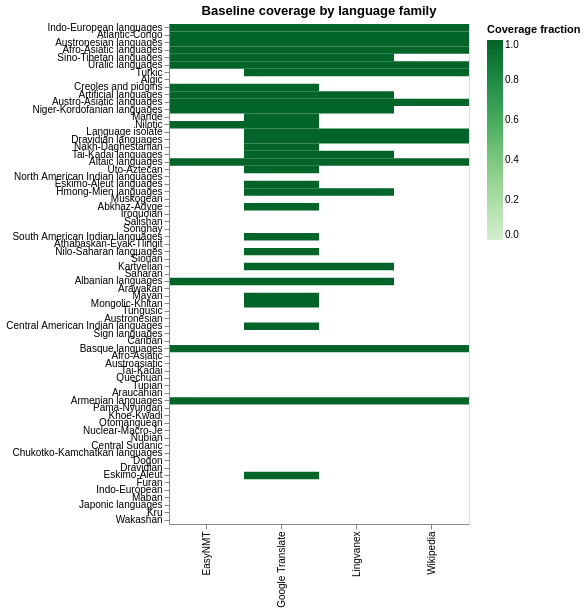

The code cell stored with this chart in its notebook:
### Code cell
# Coverage heatmap: service × language family
fam_rows = []
for svc, col in BASELINE_SERVICES.items():
    if col not in df.columns:
        continue
    grp = df.groupby("language_family")[col].agg(
        total="count",
        covered=lambda x: x.notna().sum(),
    ).reset_index()
    grp["Service"] = svc
    grp["pct"] = grp["covered"] / grp["total"]
    fam_rows.append(grp)

fam_df = pd.concat(fam_rows, ignore_index=True)

# Sort families by total language count (descending)
fam_totals = df.groupby("language_family")["language_code"].nunique().sort_values(ascending=False)
fam_order = fam_totals.index.tolist()

heatmap = alt.Chart(fam_df).mark_rect().encode(
    x=alt.X("Service:N", title=None),
    y=alt.Y("language_family:N", sort=fam_order, title=None),
    color=alt.Color(
        "pct:Q",
        scale=alt.Scale(scheme="greens", domain=[0, 1]),
        title="Coverage fraction",
    ),
    tooltip=[
        alt.Tooltip("Service:N"),
        alt.Tooltip("language_family:N", title="Family"),
        alt.Tooltip("covered:Q", title="Covered"),
        alt.Tooltip("total:Q", title="Total in family"),
        alt.Tooltip("pct:Q", title="Coverage", format=".0%"),
    ],
).properties(
    title="Baseline coverage by language family",
    width=300,
    height=500,
)
heatmap

### Figure 1 — Vega specification as saved in the notebook (floating-point values rounded to 4 significant figures)
{"$schema": "https://vega.github.io/schema/vega/v6.json", "data": [{"name": "source_0"}, {"name": "data_0", "values": [{"Service": "Wikipedia", "covered": 2, "language_family": "Afro-Asiatic languages", "pct": 1.0, "total": 2}, {"Service": "Wikipedia", "covered": 1, "language_family": "Altaic languages", "pct": 1.0, "total": 1}, {"Service": "Wikipedia", "covered": 1, "language_family": "Armenian languages", "pct": 1.0, "total": 1}, {"Service": "Wikipedia", "covered": 1, "language_family": "Atlantic-Congo", "pct": 1.0, "total": 1}, {"Service": "Wikipedia", "covered": 1, "language_family": "Austro-Asiatic languages", "pct": 1.0, "total": 1}, {"Service": "Wikipedia", "covered": 1, "language_family": "Austronesian languages", "pct": 1.0, "total": 1}, {"Service": "Wikipedia", "covered": 1, "language_family": "Basque languages", "pct": 1.0, "total": 1}, {"Service": "Wikipedia", "covered": 1, "language_family": "Dravidian languages", "pct": 1.0, "total": 1}, {"Service": "Wikipedia", "covered": 21, "language_family": "Indo-European languages", "pct": 1.0, "total": 21}, {"Service": "Wikipedia", "covered": 1, "language_family": "Language isolate", "pct": 1.0, "total": 1}, {"Service": "Wikipedia", "covered": 1, "language_family": "Turkic", "pct": 1.0, "total": 1}, {"Service": "Wikipedia", "covered": 3, "language_family": "Uralic languages", "pct": 1.0, "total": 3}, {"Service": "Google Translate", "covered": 1, "language_family": "Abkhaz-Adyge", "pct": 1.0, "total": 1}, {"Service": "Google Translate", "covered": 7, "language_family": "Afro-Asiatic languages", "pct": 1.0, "total": 7}, {"Service": "Google Translate", "covered": 1, "language_family": "Albanian languages", "pct": 1.0, "total": 1}, {"Service": "Google Translate", "covered": 4, "language_family": "Altaic languages", "pct": 1.0, "total": 4}, {"Service": "Google Translate", "covered": 1, "language_family": "Armenian languages", "pct": 1.0, "total": 1}, {"Service": "Google Translate", "covered": 1, "language_family": "Artificial languages", "pct": 1.0, "total": 1}, {"Service": "Google Translate", "covered": 29, "language_family": "Atlantic-Congo", "pct": 1.0, "total": 29}, {"Service": "Google Translate", "covered": 3, "language_family": "Austro-Asiatic languages", "pct": 1.0, "total": 3}, {"Service": "Google Translate", "covered": 31, "language_family": "Austronesian languages", "pct": 1.0, "total": 31}, {"Service": "Google Translate", "covered": 1, "language_family": "Basque languages", "pct": 1.0, "total": 1}, {"Service": "Google Translate", "covered": 1, "language_family": "Central American Indian languages", "pct": 1.0, "total": 1}, {"Service": "Google Translate", "covered": 6, "language_family": "Creoles and pidgins", "pct": 1.0, "total": 6}, {"Service": "Google Translate", "covered": 4, "language_family": "Dravidian languages", "pct": 1.0, "total": 4}, {"Service": "Google Translate", "covered": 1, "language_family": "Eskimo-Aleut", "pct": 1.0, "total": 1}, {"Service": "Google Translate", "covered": 2, "language_family": "Eskimo-Aleut languages", "pct": 1.0, "total": 2}, {"Service": "Google Translate", "covered": 1, "language_family": "Hmong-Mien languages", "pct": 1.0, "total": 1}, {"Service": "Google Translate", "covered": 85, "language_family": "Indo-European languages", "pct": 1.0, "total": 85}, {"Service": "Google Translate", "covered": 1, "language_family": "Kartvelian", "pct": 1.0, "total": 1}, {"Service": "Google Translate", "covered": 1, "language_family": "Language isolate", "pct": 1.0, "total": 1}, {"Service": "Google Translate", "covered": 3, "language_family": "Mande", "pct": 1.0, "total": 3}, {"Service": "Google Translate", "covered": 1, "language_family": "Mayan", "pct": 1.0, "total": 1}, {"Service": "Google Translate", "covered": 1, "language_family": "Mongolic-Khitan", "pct": 1.0, "total": 1}, {"Service": "Google Translate", "covered": 2, "language_family": "Nakh-Daghestanian", "pct": 1.0, "total": 2}, {"Service": "Google Translate", "covered": 6, "language_family": "Niger-Kordofanian languages", "pct": 1.0, "total": 6}, {"Service": "Google Translate", "covered": 2, "language_family": "Nilo-Saharan languages", "pct": 1.0, "total": 2}, {"Service": "Google Translate", "covered": 3, "language_family": "Nilotic", "pct": 1.0, "total": 3}, {"Service": "Google Translate", "covered": 8, "language_family": "Sino-Tibetan languages", "pct": 1.0, "total": 8}, {"Service": "Google Translate", "covered": 3, "language_family": "South American Indian languages", "pct": 1.0, "total": 3}, {"Service": "Google Translate", "covered": 1, "language_family": "Tai-Kadai languages", "pct": 1.0, "total": 1}, {"Service": "Google Translate", "covered": 10, "language_family": "Turkic", "pct": 1.0, "total": 10}, {"Service": "Google Translate", "covered": 7, "language_family": "Uralic languages", "pct": 1.0, "total": 7}, {"Service": "Google Translate", "covered": 1, "language_family": "Uto-Aztecan", "pct": 1.0, "total": 1}, {"Service": "EasyNMT", "covered": 5, "language_family": "Afro-Asiatic languages", "pct": 1.0, "total": 5}, {"Service": "EasyNMT", "covered": 1, "language_family": "Albanian languages", "pct": 1.0, "total": 1}, {"Service": "EasyNMT", "covered": 1, "language_family": "Altaic languages", "pct": 1.0, "total": 1}, {"Service": "EasyNMT", "covered": 1, "language_family": "Armenian languages", "pct": 1.0, "total": 1}, {"Service": "EasyNMT", "covered": 1, "language_family": "Artificial languages", "pct": 1.0, "total": 1}, {"Service": "EasyNMT", "covered": 26, "language_family": "Atlantic-Congo", "pct": 1.0, "total": 26}, {"Service": "EasyNMT", "covered": 1, "language_family": "Austro-Asiatic languages", "pct": 1.0, "total": 1}, {"Service": "EasyNMT", "covered": 16, "language_family": "Austronesian languages", "pct": 1.0, "total": 16}, {"Service": "EasyNMT", "covered": 1, "language_family": "Basque languages", "pct": 1.0, "total": 1}, {"Service": "EasyNMT", "covered": 6, "language_family": "Creoles and pidgins", "pct": 1.0, "total": 6}, {"Service": "EasyNMT", "covered": 25, "language_family": "Indo-European languages", "pct": 1.0, "total": 25}, {"Service": "EasyNMT", "covered": 3, "language_family": "Niger-Kordofanian languages", "pct": 1.0, "total": 3}, {"Service": "EasyNMT", "covered": 1, "language_family": "Nilotic", "pct": 1.0, "total": 1}, {"Service": "EasyNMT", "covered": 1, "language_family": "Sino-Tibetan languages", "pct": 1.0, "total": 1}, {"Service": "EasyNMT", "covered": 3, "language_family": "Uralic languages", "pct": 1.0, "total": 3}, {"Service": "Lingvanex", "covered": 4, "language_family": "Afro-Asiatic languages", "pct": 1.0, "total": 4}, {"Service": "Lingvanex", "covered": 1, "language_family": "Albanian languages", "pct": 1.0, "total": 1}, {"Service": "Lingvanex", "covered": 3, "language_family": "Altaic languages", "pct": 1.0, "total": 3}, {"Service": "Lingvanex", "covered": 1, "language_family": "Armenian languages", "pct": 1.0, "total": 1}, {"Service": "Lingvanex", "covered": 1, "language_family": "Artificial languages", "pct": 1.0, "total": 1}, {"Service": "Lingvanex", "covered": 8, "language_family": "Atlantic-Congo", "pct": 1.0, "total": 8}, {"Service": "Lingvanex", "covered": 2, "language_family": "Austro-Asiatic languages", "pct": 1.0, "total": 2}, {"Service": "Lingvanex", "covered": 8, "language_family": "Austronesian languages", "pct": 1.0, "total": 8}, {"Service": "Lingvanex", "covered": 1, "language_family": "Basque languages", "pct": 1.0, "total": 1}, {"Service": "Lingvanex", "covered": 3, "language_family": "Dravidian languages", "pct": 1.0, "total": 3}, {"Service": "Lingvanex", "covered": 1, "language_family": "Hmong-Mien languages", "pct": 1.0, "total": 1}, {"Service": "Lingvanex", "covered": 52, "language_family": "Indo-European languages", "pct": 1.0, "total": 52}, {"Service": "Lingvanex", "covered": 1, "language_family": "Kartvelian", "pct": 1.0, "total": 1}, {"Service": "Lingvanex", "covered": 1, "language_family": "Language isolate", "pct": 1.0, "total": 1}, {"Service": "Lingvanex", "covered": 1, "language_family": "Niger-Kordofanian languages", "pct": 1.0, "total": 1}, {"Service": "Lingvanex", "covered": 2, "language_family": "Sino-Tibetan languages", "pct": 1.0, "total": 2}, {"Service": "Lingvanex", "covered": 1, "language_family": "Tai-Kadai languages", "pct": 1.0, "total": 1}, {"Service": "Lingvanex", "covered": 6, "language_family": "Turkic", "pct": 1.0, "total": 6}, {"Service": "Lingvanex", "covered": 3, "language_family": "Uralic languages", "pct": 1.0, "total": 3}]}, {"name": "data_0_x_domain_Service", "values": [{"Service": "Wikipedia"}, {"Service": "Google Translate"}, {"Service": "EasyNMT"}, {"Service": "Lingvanex"}]}, {"name": "source_0_y_domain_language_family", "values": [{"language_family": "Abkhaz-Adyge", "sort_field": 24.0}, {"language_family": "Afro-Asiatic", "sort_field": 44.0}, {"language_family": "Afro-Asiatic languages", "sort_field": 3.0}, {"language_family": "Albanian languages", "sort_field": 34.0}, {"language_family": "Algic", "sort_field": 7.0}, {"language_family": "Altaic languages", "sort_field": 18.0}, {"language_family": "Araucanian", "sort_field": 49.0}, {"language_family": "Arawakan", "sort_field": 35.0}, {"language_family": "Armenian languages", "sort_field": 50.0}, {"language_family": "Artificial languages", "sort_field": 9.0}, {"language_family": "Athabaskan-Eyak-Tlingit", "sort_field": 29.0}, {"language_family": "Atlantic-Congo", "sort_field": 1.0}, {"language_family": "Austro-Asiatic languages", "sort_field": 10.0}, {"language_family": "Austroasiatic", "sort_field": 45.0}, {"language_family": "Austronesian", "sort_field": 39.0}, {"language_family": "Austronesian languages", "sort_field": 2.0}, {"language_family": "Basque languages", "sort_field": 43.0}, {"language_family": "Cariban", "sort_field": 42.0}, {"language_family": "Central American Indian languages", "sort_field": 40.0}, {"language_family": "Central Sudanic", "sort_field": 56.0}, {"language_family": "Chukotko-Kamchatkan languages", "sort_field": 57.0}, {"language_family": "Creoles and pidgins", "sort_field": 8.0}, {"language_family": "Dogon", "sort_field": 58.0}, {"language_family": "Dravidian", "sort_field": 59.0}, {"language_family": "Dravidian languages", "sort_field": 15.0}, {"language_family": "Eskimo-Aleut", "sort_field": 60.0}, {"language_family": "Eskimo-Aleut languages", "sort_field": 21.0}, {"language_family": "Furan", "sort_field": 61.0}, {"language_family": "Hmong-Mien languages", "sort_field": 22.0}, {"language_family": "Indo-European", "sort_field": 62.0}, {"language_family": "Indo-European languages", "sort_field": 0.0}, {"language_family": "Iroquoian", "sort_field": 25.0}, {"language_family": "Japonic languages", "sort_field": 64.0}, {"language_family": "Kartvelian", "sort_field": 32.0}, {"language_family": "Khoe-Kwadi", "sort_field": 52.0}, {"language_family": "Kru", "sort_field": 65.0}, {"language_family": "Language isolate", "sort_field": 14.0}, {"language_family": "Maban", "sort_field": 63.0}, {"language_family": "Mande", "sort_field": 12.0}, {"language_family": "Mayan", "sort_field": 36.0}, {"language_family": "Mongolic-Khitan", "sort_field": 37.0}, {"language_family": "Muskogean", "sort_field": 23.0}, {"language_family": "Nakh-Daghestanian", "sort_field": 16.0}, {"language_family": "Niger-Kordofanian languages", "sort_field": 11.0}, {"language_family": "Nilo-Saharan languages", "sort_field": 30.0}, {"language_family": "Nilotic", "sort_field": 13.0}, {"language_family": "North American Indian languages", "sort_field": 20.0}, {"language_family": "Nubian", "sort_field": 55.0}, {"language_family": "Nuclear-Macro-Je", "sort_field": 54.0}, {"language_family": "Otomanguean", "sort_field": 53.0}, {"language_family": "Pama-Nyungan", "sort_field": 51.0}, {"language_family": "Quechuan", "sort_field": 47.0}, {"language_family": "Saharan", "sort_field": 33.0}, {"language_family": "Salishan", "sort_field": 26.0}, {"language_family": "Sign languages", "sort_field": 41.0}, {"language_family": "Sino-Tibetan languages", "sort_field": 4.0}, {"language_family": "Siouan", "sort_field": 31.0}, {"language_family": "Songhay", "sort_field": 27.0}, {"language_family": "South American Indian languages", "sort_field": 28.0}, {"language_family": "Tai-Kadai", "sort_field": 46.0}, {"language_family": "Tai-Kadai languages", "sort_field": 17.0}, {"language_family": "Tungusic", "sort_field": 38.0}, {"language_family": "Tupian", "sort_field": 48.0}, {"language_family": "Turkic", "sort_field": 6.0}, {"language_family": "Uralic languages", "sort_field": 5.0}, {"language_family": "Uto-Aztecan", "sort_field": 19.0}, {"language_family": "Wakashan", "sort_field": 66.0}]}], "marks": [{"type": "rect", "name": "marks", "from": {"data": "data_0"}, "encode": {"update": {"tooltip": {"signal": "{\"Service\": isValid(datum[\"Service\"]) ? datum[\"Service\"] : \"\"+datum[\"Service\"], \"Family\": isValid(datum[\"language_family\"]) ? datum[\"language_family\"] : \"\"+datum[\"language_family\"], \"Covered\": format(datum[\"covered\"], \"\"), \"Total in family\": format(datum[\"total\"], \"\"), \"Coverage\": format(datum[\"pct\"], \".0%\")}"}, "width": {"signal": "max(0.25, bandwidth('x'))"}, "y": {"field": "language_family", "scale": "y"}, "height": {"signal": "max(0.25, bandwidth('y'))"}, "fill": {"field": "pct", "scale": "color"}, "x": {"field": "Service", "scale": "x"}}}, "style": ["rect"]}], "scales": [{"name": "x", "type": "band", "domain": {"data": "data_0_x_domain_Service", "field": "Service", "sort": true}, "range": [0, {"signal": "width"}], "paddingOuter": 0, "paddingInner": 0}, {"name": "y", "type": "band", "domain": {"data": "source_0_y_domain_language_family", "field": "language_family", "sort": {"op": "max", "field": "sort_field"}}, "range": [0, {"signal": "height"}], "paddingInner": 0, "paddingOuter": 0}, {"name": "color", "type": "linear", "domain": [0, 1], "range": {"scheme": "greens"}, "zero": true, "interpolate": "hcl"}], "axes": [{"scale": "x", "grid": false, "labelAlign": "right", "labelAngle": 270, "orient": "bottom", "labelBaseline": "middle", "zindex": 1}, {"scale": "y", "orient": "left", "grid": false, "zindex": 1}], "title": {"text": "Baseline coverage by language family", "frame": "group"}, "width": 300, "padding": 5, "legends": [{"title": "Coverage fraction", "fill": "color", "gradientLength": {"signal": "clamp(height, 64, 200)"}}], "height": 500, "style": "cell", "background": "white"}
